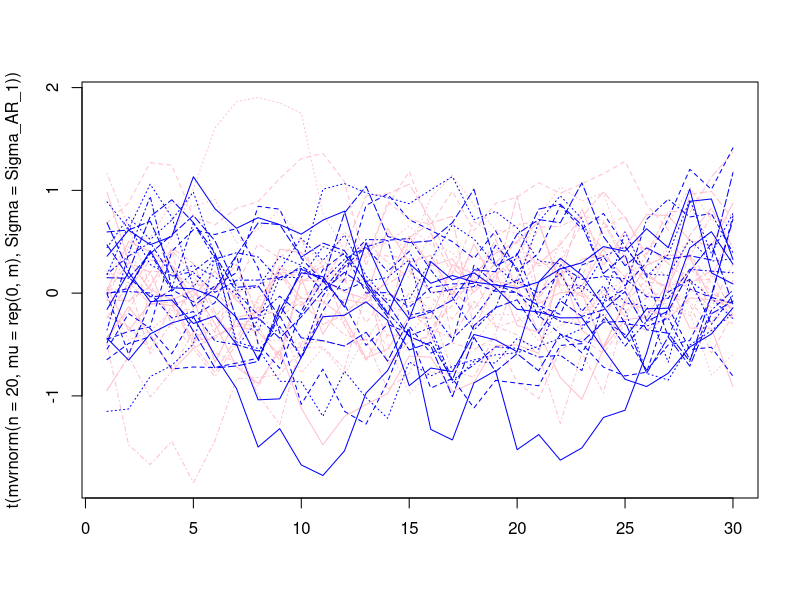

This figure's R source: (Note: this script raises an error after producing the figure.)



library(MASS)
library(magrittr)
library(rlist)
library(plyr)
library(dplyr)
M <- m <- 30
N <- 50
grid <- expand.grid(t=1:M,s=1:M) %>% subset(.,t>s) %>%
      transform(.,l=t-s,
                m=(t+s)/2)



list_Sigma <- list()
phi <- 0.8
sig2 <- 0.1

Sigma_AR_1 <- matrix(data=NA,nrow=M,
                  ncol=M)
for (i in 1:nrow(Sigma_AR_1)) {
      for (j in 1:ncol(Sigma_AR_1)) {
            Sigma_AR_1[i,j] <- sig2*( phi^(abs(i-j)) )/( 1 - phi^2 )
      }
}
list_Sigma[[2]] <- Sigma_AR_1

Omega <- solve(Sigma_AR_1)

C <- t(chol(Sigma_AR_1))
D <- diag(diag(C))
L <- C%*%solve(D)
T_mod <- solve(L)      

matplot(t(mvrnorm(n=20,mu=rep(0,m),Sigma=Sigma_AR_1)),col="pink",type="l")
matlines(sapply(1:20,function(i){
      arima.sim(n = M,
                list(ar = c(0.8),
                     ma = c(0)),
                sd = sqrt(0.1))
}),
col="blue")

bPars <- rbind(c(0,1,50,3,100,2),
               c(0,1,60,3,100,3))


y <- mvrnorm(n=N,mu=rep(0,m),Sigma=Sigma_AR_1)
y_vec <- as.vector(t(y[,-1]))
X <- matrix(data=0,nrow=N*(M-1),ncol=choose(M,2))
no.skip <- 0
for (t in 2:M){
      X[((0:(N-1))*(M-1)) + t-1,(no.skip+1):(no.skip+t-1)] <- y[,1:(t-1)]
      no.skip <- no.skip + t - 1
}





l. <- as.vector(outer(rep(1,length(unique(grid$m))),unique(grid$l)))
Bl <- bsplbase(l./max(grid$l), bPars[1,  ])$base
knots.l <- bsplbase(l./max(grid$l), bPars[1,  ])$knots
knots.l <- knots.l[1:(length(knots.l)-(bPars[1,4]+1))]


m. <- as.vector(outer(unique(grid$m),rep(1,length(unique(grid$l)))))
Bm <- bsplbase(m./max(grid$m), bPars[2,  ])$base
knots.m <- bsplbase(m./max(grid$m), bPars[2,  ])$knots
knots.m <- knots.m[1:(length(knots.m)-(bPars[2,4]+1))]

knot_grid <- expand.grid(m=knots.m,l=knots.l)[,2:1]
keep <- (knot_grid$m >= 0.5) & (knot_grid$m < max(knot_grid$l)-0.5*knot_grid$l) |
      (knot_grid$m < 0.5) & (knot_grid$m > min(knot_grid$l)+0.5*knot_grid$l)
knot_grid <- transform(knot_grid,keep=factor(keep))
knot_grid <- data.frame(knot_grid,
                        expand.grid(m_index=1:length(knots.m),
                                    l_index=(1:length(knots.l)))[,2:1])




n1 <- ncol(Bl)
n2 <- ncol(Bm)  # Compute tensor products

Bl. <- kronecker(Bl, t(rep(1, n2)))
Bm. <- kronecker(t(rep(1, n1)), Bm)


grid <- orderBy(~ l+m,grid)
discard_rows <- left_join(data.frame(l=l.,m=m.,frame="big"),
                          data.frame(grid[,c("l","m")],frame="little")
                          ,by=c("l","m"))$frame.y %>% is.na %>% which

B. <- Bl.*Bm.
basisKeepIndex <- knot_grid$keep[!duplicated(knot_grid[,c("l_index","m_index")])] %>% equals(TRUE) %>% which
B. <- B.[-discard_rows,basisKeepIndex]









knot_grid <- subset(knot_grid,keep==TRUE)
dl <- bPars[1, 6]
Pl <- matrix(data=0,nrow=sum(knot_grid$m==unique(knot_grid$m)[1])-dl,
             ncol=nrow(knot_grid))
Pl[,which(knot_grid$m==unique(knot_grid$m)[1])] <- diff(diag(sum(knot_grid$m==unique(knot_grid$m)[1])),
                                                        differences = dl)
for(i in 2:length(unique(knot_grid$m))){
      pl <- matrix(data=0,nrow=sum(knot_grid$m==unique(knot_grid$m)[i])-dl,
                   ncol=nrow(knot_grid))
      pl[,which(knot_grid$m==unique(knot_grid$m)[i])] <- diff(diag(sum(knot_grid$m==unique(knot_grid$m)[i])),
                                                              differences = dl)      
      Pl <- rbind(Pl,pl)
}
lambdal <- bPars[1, 5]









dm <- bPars[2, 6]
Pm <- matrix(data=0,nrow=sum(knot_grid$l==unique(knot_grid$l)[1])-dm,
             ncol=nrow(knot_grid))
Pm[,which(knot_grid$l==unique(knot_grid$l)[1])] <- diff(diag(sum(knot_grid$l==unique(knot_grid$l)[1])),
                                                        differences = dm)
for(i in 2:length(unique(knot_grid$l))){
      pm <- matrix(data=0,nrow=sum(knot_grid$l==unique(knot_grid$l)[i])-dm,
                   ncol=nrow(knot_grid))
      pm[,which(knot_grid$l==unique(knot_grid$l)[i])] <- diff(diag(sum(knot_grid$l==unique(knot_grid$l)[i])),
                                                              differences = dm)      
      Pm <- rbind(Pm,pm)
}
lambdam <- bPars[2, 5]


U. <- X%*%B.







knot_grid <- subset(knot_grid,keep==TRUE)
dl <- 2
if(dl>0){
      if(sum(knot_grid$m==unique(knot_grid$m)[1])>dl){
            Pl <- matrix(data=0,nrow=sum(knot_grid$m==unique(knot_grid$m)[1])-dl,
                         ncol=nrow(knot_grid))
            Pl[,which(knot_grid$m==unique(knot_grid$m)[1])] <- diff(diag(sum(knot_grid$m==unique(knot_grid$m)[1])),
                                                                    differences = dl)            
            for(i in 2:length(unique(knot_grid$m))){
                  pl <- matrix(data=0,nrow=sum(knot_grid$m==unique(knot_grid$m)[i])-dl,
                               ncol=nrow(knot_grid))
                  pl[,which(knot_grid$m==unique(knot_grid$m)[i])] <- diff(diag(sum(knot_grid$m==unique(knot_grid$m)[i])),
                                                                          differences = dl)      
                  Pl <- rbind(Pl,pl)
            }
      }
      
      if((sum(knot_grid$m==unique(knot_grid$m)[1])<=dl) &(sum(knot_grid$m==unique(knot_grid$m)[2])>dl)){
            Pl <- matrix(data=0,nrow=sum(knot_grid$m==unique(knot_grid$m)[2])-dl,
                         ncol=nrow(knot_grid))
            Pl[,which(knot_grid$m==unique(knot_grid$m)[2])] <- diff(diag(sum(knot_grid$m==unique(knot_grid$m)[2])),
                                                                    differences = dl)            
            for(i in 3:length(unique(knot_grid$m))){
                  if(sum(knot_grid$m==unique(knot_grid$m)[i])>dl){
                        pl <- matrix(data=0,nrow=sum(knot_grid$m==unique(knot_grid$m)[i])-dl,
                                     ncol=nrow(knot_grid))
                        pl[,which(knot_grid$m==unique(knot_grid$m)[i])] <- diff(diag(sum(knot_grid$m==unique(knot_grid$m)[i])),
                                                                                differences = dl)      
                        Pl <- rbind(Pl,pl)      
                  }
            }
      }
      
}
if(dl==0){
      Pl <- diag(nrow(knot_grid))
}
lambdal <- bPars[1, 5]









dm <- 2
if(dm>0){
      if((sum(knot_grid$m==unique(knot_grid$m)[1])>dl)){
            Pm <- matrix(data=0,nrow=sum(knot_grid$l==unique(knot_grid$l)[1])-dm,
                         ncol=nrow(knot_grid))
            Pm[,which(knot_grid$l==unique(knot_grid$l)[1])] <- diff(diag(sum(knot_grid$l==unique(knot_grid$l)[1])),
                                                                    differences = dm)
            for(i in 2:length(unique(knot_grid$l))){
                  if(sum(knot_grid$m==unique(knot_grid$m)[i])>dl){
                        pm <- matrix(data=0,nrow=sum(knot_grid$l==unique(knot_grid$l)[i])-dm,
                                     ncol=nrow(knot_grid))
                        pm[,which(knot_grid$l==unique(knot_grid$l)[i])] <- diff(diag(sum(knot_grid$l==unique(knot_grid$l)[i])),
                                                                                differences = dm)      
                        Pm <- rbind(Pm,pm)
                  }
            }  
      }
      
      if((sum(knot_grid$m==unique(knot_grid$m)[1])<=dl) &(sum(knot_grid$m==unique(knot_grid$m)[2])>dl)){
            Pm <- matrix(data=0,nrow=sum(knot_grid$l==unique(knot_grid$l)[2])-dm,
                         ncol=nrow(knot_grid))
            Pm[,which(knot_grid$l==unique(knot_grid$l)[2])] <- diff(diag(sum(knot_grid$l==unique(knot_grid$l)[2])),
                                                                    differences = dm)
            for(i in 3:length(unique(knot_grid$l))){
                  if(sum(knot_grid$m==unique(knot_grid$m)[i])>dl){
                        pm <- matrix(data=0,nrow=sum(knot_grid$l==unique(knot_grid$l)[i])-dm,
                                     ncol=nrow(knot_grid))
                        pm[,which(knot_grid$l==unique(knot_grid$l)[i])] <- diff(diag(sum(knot_grid$l==unique(knot_grid$l)[i])),
                                                                                differences = dm)      
                        Pm <- rbind(Pm,pm)
                  }
            }  
      }
}
if(dm==0){
      Pm <- diag(nrow(knot_grid))
}

lambdam <- bPars[2, 5]










lambdas <- expand.grid(lam_l=exp(seq(-2,7,length.out=15)),
                       lam_m=exp(seq(-2,7,length.out=15)))

ar_1_coef_list <- list.zip(lam_l=lambdas$lam_m,
                      lam_m=lambdas$lam_l) %>%
      lapply(.,function(l){
            try(            fit_cholesky_PS(y_vec,U.,Pl,l$lam_l,
                                            Pm,l$lam_m,
                                            0.12)    
            )
      })

setwd("/Users/taylerblake/Documents/Dissertation/code/simulations")
save(ar_1_coef_list,file="stationary_ar1_coef_list.Rdata")



data.frame(expand.grid(t=1:M,s=1:M),
           phi=as.vector(diag(rep(1,nrow(T_mod)))-T_mod)) %>%
      subset(.,t>s) %>%
      orderBy(~t+s,.) %>%
      wireframe(phi~t+s,
                data=.,
                screen=list(z=-10,x=-65),
                light.source = c(5,20,10),
                pretty=TRUE,
                scales = list(arrows = FALSE),
                drape=FALSE,
                cex=0.15,
                col="grey",
                par.settings = list(axis.line = list(col = "transparent")))




gg <- expand.grid(s=(1:m),t=(1:m)) %>% subset(.,t>s)
gg <- transform(gg,l=t-s,m=s+t)

l. <- gg$l
Bl <- bsplbase(l./max(gg$l), bPars[1,  ])$base
knots.l <- bsplbase(l./max(gg$l), bPars[1,  ])$knots
knots.l <- knots.l[1:(length(knots.l)-(bPars[1,4]+1))]

m. <- gg$m
#m. <- as.vector(outer(unique(grid$m),rep(1,length(unique(grid$l)))))
Bm <- bsplbase(m./max(gg$m), bPars[2,  ])$base
knots.m <- bsplbase(m./max(gg$m), bPars[2,  ])$knots
knots.m <- knots.m[1:(length(knots.m)-(bPars[2,4]+1))]

knot_grid <- expand.grid(m=knots.m,l=knots.l)[,2:1]
keep <- (knot_grid$m >= 0.5) & (knot_grid$m < max(knot_grid$l)-0.5*knot_grid$l) |
      (knot_grid$m < 0.5) & (knot_grid$m > min(knot_grid$l)+0.5*knot_grid$l)
knot_grid <- transform(knot_grid,keep=factor(keep))
knot_grid <- data.frame(knot_grid,
                        expand.grid(m_index=1:length(knots.m),
                                    l_index=(1:length(knots.l)))[,2:1])

B_lm <- t(sapply(1:nrow(Bl),function(i){as.vector(outer(Bm[i,],Bl[i,]))}))
basisKeepIndex <- knot_grid$keep[!duplicated(knot_grid[,c("l_index","m_index")])] %>% equals(TRUE) %>% which
knot_grid <- subset(knot_grid,keep==TRUE)
B_lm <- B_lm[,basisKeepIndex]






ar1_phi_list <- lapply(ar_1_coef_list,function(beta){
      B_lm%*%beta
})
i <- 1


#Phi_hat <- B_lm %*% f$coefficients
# par(ask=TRUE)
#for (i in 76:nrow(lambdas)){
laml <- round(lambdas$lam_l[i],3)
lamm <- round(lambdas$lam_m[i],3)
my_title <- c(as.expression(bquote(lambda[l] == .(laml))), as.expression(bquote(lambda[m] == .(lamm))))
Phi_hat <- ar1_phi_list[[i]]
data.frame(phi=Phi_hat,gg) %>%
      subset(.,l<(max(gg$l)-2)) %>%
      wireframe(phi~s*t,
                data=.,
                screen=list(z=55,x=-85,y=10),
                light.source = c(5,20,10),
                pretty=TRUE,
                scales = list(arrows = FALSE),
                drape=FALSE,
                cex=0.15,
                col="grey",
                par.settings = list(axis.line = list(col = "transparent")),
                main=my_title
      )            
# }
i <- i+1
